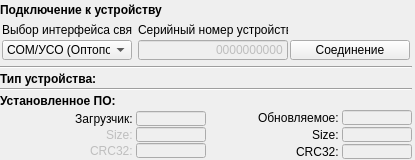
               <widget class="QWidget" name="DevConnectWidget" native="true">
                <property name="sizePolicy">
                 <sizepolicy hsizetype="Expanding" vsizetype="Minimum">
                  <horstretch>0</horstretch>
                  <verstretch>0</verstretch>
                 </sizepolicy>
                </property>
                <property name="minimumSize">
                 <size>
                  <width>415</width>
                  <height>160</height>
                 </size>
                </property>
                <property name="maximumSize">
                 <size>
                  <width>415</width>
                  <height>160</height>
                 </size>
                </property>
                <property name="styleSheet">
                 <string notr="true"/>
                </property>
                <widget class="QWidget" name="layoutWidget">
                 <property name="geometry">
                  <rect>
                   <x>0</x>
                   <y>0</y>
                   <width>412</width>
                   <height>163</height>
                  </rect>
                 </property>
                 <layout class="QVBoxLayout" name="DevConnectLayout">
                  <property name="spacing">
                   <number>0</number>
                  </property>
                  <item>
                   <widget class="QLabel" name="label_16">
                    <property name="sizePolicy">
                     <sizepolicy hsizetype="Expanding" vsizetype="Expanding">
                      <horstretch>0</horstretch>
                      <verstretch>0</verstretch>
                     </sizepolicy>
                    </property>
                    <property name="minimumSize">
                     <size>
                      <width>0</width>
                      <height>15</height>
                     </size>
                    </property>
                    <property name="maximumSize">
                     <size>
                      <width>16777215</width>
                      <height>15</height>
                     </size>
                    </property>
                    <property name="font">
                     <font>
                      <weight>75</weight>
                      <bold>true</bold>
                     </font>
                    </property>
                    <property name="text">
                     <string>Подключение к устройству</string>
                    </property>
                   </widget>
                  </item>
                  <item>
                   <layout class="QHBoxLayout" name="horizontalLayout_3">
                    <property name="spacing">
                     <number>0</number>
                    </property>
                    <item>
                     <layout class="QVBoxLayout" name="verticalLayout_8">
                      <property name="spacing">
                       <number>0</number>
                      </property>
                      <item>
                       <widget class="QLabel" name="label_12">
                        <property name="sizePolicy">
                         <sizepolicy hsizetype="Expanding" vsizetype="Expanding">
                          <horstretch>0</horstretch>
                          <verstretch>0</verstretch>
                         </sizepolicy>
                        </property>
                        <property name="minimumSize">
                         <size>
                          <width>130</width>
                          <height>15</height>
                         </size>
                        </property>
                        <property name="maximumSize">
                         <size>
                          <width>130</width>
                          <height>15</height>
                         </size>
                        </property>
                        <property name="text">
                         <string>Выбор интерфейса связи</string>
                        </property>
                       </widget>
                      </item>
                      <item>
                       <widget class="QComboBox" name="Interface">
                        <property name="enabled">
                         <bool>true</bool>
                        </property>
                        <property name="sizePolicy">
                         <sizepolicy hsizetype="Expanding" vsizetype="Expanding">
                          <horstretch>0</horstretch>
                          <verstretch>0</verstretch>
                         </sizepolicy>
                        </property>
                        <property name="minimumSize">
                         <size>
                          <width>130</width>
                          <height>20</height>
                         </size>
                        </property>
                        <property name="maximumSize">
                         <size>
                          <width>130</width>
                          <height>20</height>
                         </size>
                        </property>
                        <item>
                         <property name="text">
                          <string>COM/УСО (Оптопорт)</string>
                         </property>
                        </item>
                        <item>
                         <property name="text">
                          <string>PLC/RF</string>
                         </property>
                        </item>
                       </widget>
                      </item>
                     </layout>
                    </item>
                    <item>
                     <widget class="QLabel" name="label_18">
                      <property name="sizePolicy">
                       <sizepolicy hsizetype="Expanding" vsizetype="Expanding">
                        <horstretch>0</horstretch>
                        <verstretch>0</verstretch>
                       </sizepolicy>
                      </property>
                      <property name="minimumSize">
                       <size>
                        <width>2</width>
                        <height>45</height>
                       </size>
                      </property>
                      <property name="maximumSize">
                       <size>
                        <width>2</width>
                        <height>45</height>
                       </size>
                      </property>
                      <property name="text">
                       <string/>
                      </property>
                     </widget>
                    </item>
                    <item>
                     <layout class="QVBoxLayout" name="verticalLayout_9">
                      <property name="spacing">
                       <number>0</number>
                      </property>
                      <item>
                       <widget class="QLabel" name="label_10">
                        <property name="sizePolicy">
                         <sizepolicy hsizetype="Expanding" vsizetype="Expanding">
                          <horstretch>0</horstretch>
                          <verstretch>0</verstretch>
                         </sizepolicy>
                        </property>
                        <property name="minimumSize">
                         <size>
                          <width>150</width>
                          <height>15</height>
                         </size>
                        </property>
                        <property name="maximumSize">
                         <size>
                          <width>150</width>
                          <height>15</height>
                         </size>
                        </property>
                        <property name="text">
                         <string>Серийный номер устройства</string>
                        </property>
                       </widget>
                      </item>
                      <item>
                       <widget class="QLineEdit" name="SN">
                        <property name="enabled">
                         <bool>false</bool>
                        </property>
                        <property name="sizePolicy">
                         <sizepolicy hsizetype="Expanding" vsizetype="Expanding">
                          <horstretch>0</horstretch>
                          <verstretch>0</verstretch>
                         </sizepolicy>
                        </property>
                        <property name="minimumSize">
                         <size>
                          <width>150</width>
                          <height>20</height>
                         </size>
                        </property>
                        <property name="maximumSize">
                         <size>
                          <width>150</width>
                          <height>20</height>
                         </size>
                        </property>
                        <property name="text">
                         <string>0000000000</string>
                        </property>
                        <property name="alignment">
                         <set>Qt::AlignRight|Qt::AlignTrailing|Qt::AlignVCenter</set>
                        </property>
                       </widget>
                      </item>
                     </layout>
                    </item>
                    <item>
                     <layout class="QVBoxLayout" name="verticalLayout_13">
                      <property name="spacing">
                       <number>0</number>
                      </property>
                      <item>
                       <widget class="QLabel" name="label_17">
                        <property name="sizePolicy">
                         <sizepolicy hsizetype="Expanding" vsizetype="Expanding">
                          <horstretch>0</horstretch>
                          <verstretch>0</verstretch>
                         </sizepolicy>
                        </property>
                        <property name="minimumSize">
                         <size>
                          <width>120</width>
                          <height>15</height>
                         </size>
                        </property>
                        <property name="maximumSize">
                         <size>
                          <width>120</width>
                          <height>15</height>
                         </size>
                        </property>
                        <property name="text">
                         <string/>
                        </property>
                       </widget>
                      </item>
                      <item>
                       <widget class="QPushButton" name="Connect">
                        <property name="enabled">
                         <bool>true</bool>
                        </property>
                        <property name="sizePolicy">
                         <sizepolicy hsizetype="Expanding" vsizetype="Expanding">
                          <horstretch>0</horstretch>
                          <verstretch>0</verstretch>
                         </sizepolicy>
                        </property>
                        <property name="minimumSize">
                         <size>
                          <width>120</width>
                          <height>20</height>
                         </size>
                        </property>
                        <property name="maximumSize">
                         <size>
                          <width>120</width>
                          <height>20</height>
                         </size>
                        </property>
                        <property name="text">
                         <string>Соединение</string>
                        </property>
                       </widget>
                      </item>
                     </layout>
                    </item>
                   </layout>
                  </item>
                  <item>
                   <widget class="Line" name="line_15">
                    <property name="orientation">
                     <enum>Qt::Horizontal</enum>
                    </property>
                   </widget>
                  </item>
                  <item>
                   <layout class="QHBoxLayout" name="horizontalLayout_45">
                    <property name="spacing">
                     <number>4</number>
                    </property>
                    <item>
                     <widget class="QLabel" name="label_24">
                      <property name="sizePolicy">
                       <sizepolicy hsizetype="Expanding" vsizetype="Expanding">
                        <horstretch>0</horstretch>
                        <verstretch>0</verstretch>
                       </sizepolicy>
                      </property>
                      <property name="minimumSize">
                       <size>
                        <width>120</width>
                        <height>15</height>
                       </size>
                      </property>
                      <property name="maximumSize">
                       <size>
                        <width>120</width>
                        <height>15</height>
                       </size>
                      </property>
                      <property name="font">
                       <font>
                        <weight>75</weight>
                        <bold>true</bold>
                       </font>
                      </property>
                      <property name="text">
                       <string>Тип устройства: </string>
                      </property>
                      <property name="alignment">
                       <set>Qt::AlignLeading|Qt::AlignLeft|Qt::AlignVCenter</set>
                      </property>
                     </widget>
                    </item>
                    <item>
                     <widget class="QLabel" name="DeviceType">
                      <property name="minimumSize">
                       <size>
                        <width>0</width>
                        <height>15</height>
                       </size>
                      </property>
                      <property name="maximumSize">
                       <size>
                        <width>16777215</width>
                        <height>15</height>
                       </size>
                      </property>
                      <property name="text">
                       <string/>
                      </property>
                     </widget>
                    </item>
                   </layout>
                  </item>
                  <item>
                   <widget class="Line" name="line_16">
                    <property name="orientation">
                     <enum>Qt::Horizontal</enum>
                    </property>
                   </widget>
                  </item>
                  <item>
                   <widget class="QLabel" name="label_39">
                    <property name="sizePolicy">
                     <sizepolicy hsizetype="Expanding" vsizetype="Expanding">
                      <horstretch>0</horstretch>
                      <verstretch>0</verstretch>
                     </sizepolicy>
                    </property>
                    <property name="minimumSize">
                     <size>
                      <width>120</width>
                      <height>15</height>
                     </size>
                    </property>
                    <property name="maximumSize">
                     <size>
                      <width>120</width>
                      <height>15</height>
                     </size>
                    </property>
                    <property name="font">
                     <font>
                      <weight>75</weight>
                      <bold>true</bold>
                     </font>
                    </property>
                    <property name="text">
                     <string>Установленное ПО:</string>
                    </property>
                    <property name="alignment">
                     <set>Qt::AlignLeading|Qt::AlignLeft|Qt::AlignVCenter</set>
                    </property>
                   </widget>
                  </item>
                  <item>
                   <layout class="QHBoxLayout" name="horizontalLayout_11">
                    <property name="spacing">
                     <number>2</number>
                    </property>
                    <item>
                     <layout class="QHBoxLayout" name="horizontalLayout_9">
                      <property name="spacing">
                       <number>0</number>
                      </property>
                      <item>
                       <layout class="QVBoxLayout" name="verticalLayout_12">
                        <property name="spacing">
                         <number>0</number>
                        </property>
                        <item>
                         <layout class="QHBoxLayout" name="horizontalLayout_51">
                          <property name="spacing">
                           <number>0</number>
                          </property>
                          <item>
                           <widget class="QLabel" name="label_21">
                            <property name="sizePolicy">
                             <sizepolicy hsizetype="MinimumExpanding" vsizetype="Fixed">
                              <horstretch>0</horstretch>
                              <verstretch>0</verstretch>
                             </sizepolicy>
                            </property>
                            <property name="minimumSize">
                             <size>
                              <width>75</width>
                              <height>15</height>
                             </size>
                            </property>
                            <property name="maximumSize">
                             <size>
                              <width>16777215</width>
                              <height>15</height>
                             </size>
                            </property>
                            <property name="text">
                             <string>Загрузчик: </string>
                            </property>
                            <property name="alignment">
                             <set>Qt::AlignRight|Qt::AlignTrailing|Qt::AlignVCenter</set>
                            </property>
                           </widget>
                          </item>
                          <item>
                           <widget class="QLineEdit" name="boot_v">
                            <property name="enabled">
                             <bool>false</bool>
                            </property>
                            <property name="sizePolicy">
                             <sizepolicy hsizetype="Fixed" vsizetype="Fixed">
                              <horstretch>0</horstretch>
                              <verstretch>0</verstretch>
                             </sizepolicy>
                            </property>
                            <property name="minimumSize">
                             <size>
                              <width>70</width>
                              <height>0</height>
                             </size>
                            </property>
                            <property name="maximumSize">
                             <size>
                              <width>70</width>
                              <height>15</height>
                             </size>
                            </property>
                           </widget>
                          </item>
                         </layout>
                        </item>
                        <item>
                         <layout class="QHBoxLayout" name="horizontalLayout_116">
                          <property name="spacing">
                           <number>0</number>
                          </property>
                          <item>
                           <widget class="QLabel" name="label_72">
                            <property name="enabled">
                             <bool>false</bool>
                            </property>
                            <property name="sizePolicy">
                             <sizepolicy hsizetype="MinimumExpanding" vsizetype="Fixed">
                              <horstretch>0</horstretch>
                              <verstretch>0</verstretch>
                             </sizepolicy>
                            </property>
                            <property name="minimumSize">
                             <size>
                              <width>75</width>
                              <height>15</height>
                             </size>
                            </property>
                            <property name="maximumSize">
                             <size>
                              <width>16777215</width>
                              <height>15</height>
                             </size>
                            </property>
                            <property name="text">
                             <string>Size: </string>
                            </property>
                            <property name="alignment">
                             <set>Qt::AlignRight|Qt::AlignTrailing|Qt::AlignVCenter</set>
                            </property>
                           </widget>
                          </item>
                          <item>
                           <widget class="QLineEdit" name="boot_Size">
                            <property name="enabled">
                             <bool>false</bool>
                            </property>
                            <property name="sizePolicy">
                             <sizepolicy hsizetype="Fixed" vsizetype="Fixed">
                              <horstretch>0</horstretch>
                              <verstretch>0</verstretch>
                             </sizepolicy>
                            </property>
                            <property name="minimumSize">
                             <size>
                              <width>70</width>
                              <height>0</height>
                             </size>
                            </property>
                            <property name="maximumSize">
                             <size>
                              <width>70</width>
                              <height>15</height>
                             </size>
                            </property>
                           </widget>
                          </item>
                         </layout>
                        </item>
                        <item>
                         <layout class="QHBoxLayout" name="horizontalLayout_104">
                          <property name="spacing">
                           <number>0</number>
                          </property>
                          <item>
                           <widget class="QLabel" name="label_53">
                            <property name="enabled">
                             <bool>false</bool>
                            </property>
                            <property name="sizePolicy">
                             <sizepolicy hsizetype="MinimumExpanding" vsizetype="Fixed">
                              <horstretch>0</horstretch>
                              <verstretch>0</verstretch>
                             </sizepolicy>
                            </property>
                            <property name="minimumSize">
                             <size>
                              <width>75</width>
                              <height>15</height>
                             </size>
                            </property>
                            <property name="maximumSize">
                             <size>
                              <width>16777215</width>
                              <height>15</height>
                             </size>
                            </property>
                            <property name="text">
                             <string>CRC32: </string>
                            </property>
                            <property name="alignment">
                             <set>Qt::AlignRight|Qt::AlignTrailing|Qt::AlignVCenter</set>
                            </property>
                           </widget>
                          </item>
                          <item>
                           <widget class="QLineEdit" name="boot_CRC">
                            <property name="enabled">
                             <bool>false</bool>
                            </property>
                            <property name="sizePolicy">
                             <sizepolicy hsizetype="Fixed" vsizetype="Fixed">
                              <horstretch>0</horstretch>
                              <verstretch>0</verstretch>
                             </sizepolicy>
                            </property>
                            <property name="minimumSize">
                             <size>
                              <width>70</width>
                              <height>0</height>
                             </size>
                            </property>
                            <property name="maximumSize">
                             <size>
                              <width>70</width>
                              <height>15</height>
                             </size>
                            </property>
                           </widget>
                          </item>
                         </layout>
                        </item>
                       </layout>
                      </item>
                      <item>
                       <layout class="QVBoxLayout" name="verticalLayout_15">
                        <property name="spacing">
                         <number>2</number>
                        </property>
                        <item>
                         <layout class="QHBoxLayout" name="horizontalLayout_113">
                          <property name="spacing">
                           <number>0</number>
                          </property>
                          <item>
                           <widget class="QLabel" name="label_22">
                            <property name="sizePolicy">
                             <sizepolicy hsizetype="MinimumExpanding" vsizetype="Fixed">
                              <horstretch>0</horstretch>
                              <verstretch>0</verstretch>
                             </sizepolicy>
                            </property>
                            <property name="minimumSize">
                             <size>
                              <width>80</width>
                              <height>15</height>
                             </size>
                            </property>
                            <property name="maximumSize">
                             <size>
                              <width>16777215</width>
                              <height>15</height>
                             </size>
                            </property>
                            <property name="text">
                             <string>Обновляемое: </string>
                            </property>
                            <property name="alignment">
                             <set>Qt::AlignRight|Qt::AlignTrailing|Qt::AlignVCenter</set>
                            </property>
                           </widget>
                          </item>
                          <item>
                           <widget class="QLineEdit" name="fw_v">
                            <property name="enabled">
                             <bool>false</bool>
                            </property>
                            <property name="sizePolicy">
                             <sizepolicy hsizetype="Fixed" vsizetype="Fixed">
                              <horstretch>0</horstretch>
                              <verstretch>0</verstretch>
                             </sizepolicy>
                            </property>
                            <property name="minimumSize">
                             <size>
                              <width>70</width>
                              <height>0</height>
                             </size>
                            </property>
                            <property name="maximumSize">
                             <size>
                              <width>70</width>
                              <height>15</height>
                             </size>
                            </property>
                           </widget>
                          </item>
                         </layout>
                        </item>
                        <item>
                         <layout class="QHBoxLayout" name="horizontalLayout_117">
                          <property name="spacing">
                           <number>0</number>
                          </property>
                          <item>
                           <widget class="QLabel" name="label_107">
                            <property name="sizePolicy">
                             <sizepolicy hsizetype="MinimumExpanding" vsizetype="Fixed">
                              <horstretch>0</horstretch>
                              <verstretch>0</verstretch>
                             </sizepolicy>
                            </property>
                            <property name="minimumSize">
                             <size>
                              <width>80</width>
                              <height>15</height>
                             </size>
                            </property>
                            <property name="maximumSize">
                             <size>
                              <width>16777215</width>
                              <height>15</height>
                             </size>
                            </property>
                            <property name="text">
                             <string>Size: </string>
                            </property>
                            <property name="alignment">
                             <set>Qt::AlignRight|Qt::AlignTrailing|Qt::AlignVCenter</set>
                            </property>
                           </widget>
                          </item>
                          <item>
                           <widget class="QLineEdit" name="fw_Size">
                            <property name="enabled">
                             <bool>false</bool>
                            </property>
                            <property name="sizePolicy">
                             <sizepolicy hsizetype="Fixed" vsizetype="Fixed">
                              <horstretch>0</horstretch>
                              <verstretch>0</verstretch>
                             </sizepolicy>
                            </property>
                            <property name="minimumSize">
                             <size>
                              <width>70</width>
                              <height>0</height>
                             </size>
                            </property>
                            <property name="maximumSize">
                             <size>
                              <width>70</width>
                              <height>15</height>
                             </size>
                            </property>
                           </widget>
                          </item>
                         </layout>
                        </item>
                        <item>
                         <layout class="QHBoxLayout" name="horizontalLayout_114">
                          <property name="spacing">
                           <number>0</number>
                          </property>
                          <item>
                           <widget class="QLabel" name="label_54">
                            <property name="sizePolicy">
                             <sizepolicy hsizetype="MinimumExpanding" vsizetype="Fixed">
                              <horstretch>0</horstretch>
                              <verstretch>0</verstretch>
                             </sizepolicy>
                            </property>
                            <property name="minimumSize">
                             <size>
                              <width>80</width>
                              <height>15</height>
                             </size>
                            </property>
                            <property name="maximumSize">
                             <size>
                              <width>16777215</width>
                              <height>15</height>
                             </size>
                            </property>
                            <property name="text">
                             <string>CRC32: </string>
                            </property>
                            <property name="alignment">
                             <set>Qt::AlignRight|Qt::AlignTrailing|Qt::AlignVCenter</set>
                            </property>
                           </widget>
                          </item>
                          <item>
                           <widget class="QLineEdit" name="fw_CRC">
                            <property name="enabled">
                             <bool>false</bool>
                            </property>
                            <property name="sizePolicy">
                             <sizepolicy hsizetype="Fixed" vsizetype="Fixed">
                              <horstretch>0</horstretch>
                              <verstretch>0</verstretch>
                             </sizepolicy>
                            </property>
                            <property name="minimumSize">
                             <size>
                              <width>70</width>
                              <height>0</height>
                             </size>
                            </property>
                            <property name="maximumSize">
                             <size>
                              <width>70</width>
                              <height>15</height>
                             </size>
                            </property>
                           </widget>
                          </item>
                         </layout>
                        </item>
                       </layout>
                      </item>
                     </layout>
                    </item>
                   </layout>
                  </item>
                 </layout>
                </widget>
               </widget>
